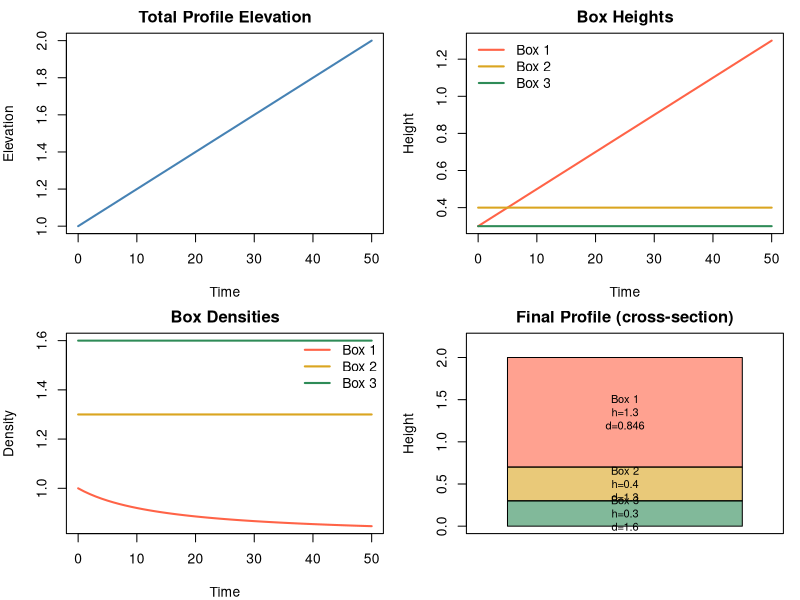

The R source for this figure:
# =============================================================================
# SOIL-BOX MODEL — Scenario 1
# =============================================================================
# A simple 1-D soil-profile model with three vertically stacked boxes (layers).
# The profile has a fixed width and depth of 1, so each box's volume equals its
# height.  At every time step a fixed volume of material with a given density is
# added to the top box and fully incorporated, which changes the box's mass,
# density, and height (and therefore the total profile elevation).
#
# Key relationship (width = depth = 1):
#   mass   = density × height
#   height = mass / density
#
# When new material is added to the top box:
#   new_mass   = old_mass + (input_volume × input_density)
#   new_volume = old_volume + input_volume          [= new_height]
#   new_density = new_mass / new_volume
#
# The total elevation of the profile is the sum of all box heights.
# =============================================================================

# ── USER-CONFIGURABLE PARAMETERS ─────────────────────────────────────────────

# Initial box properties (box 1 = top, box 3 = bottom)
box_heights   <- c(0.3, 0.4, 0.3)   # initial height of each box  [length units]
box_densities <- c(1.0, 1.3, 1.6)   # initial density of each box [mass / volume]

# Material input
input_volume  <- 0.02   # volume of material added to the top box each step
input_density <- 0.8    # density of the added material

# Time configuration
n_steps <- 50           # number of time steps to simulate
dt      <- 1            # length of each time step (for labelling; model is discrete)

# ── DERIVED INITIAL STATE ────────────────────────────────────────────────────

n_boxes    <- length(box_heights)
box_masses <- box_densities * box_heights   # mass = density × height (vol = height)

# ── STORAGE FOR OUTPUT ───────────────────────────────────────────────────────

# Matrices: rows = time steps (including t = 0), columns = boxes
height_mat  <- matrix(NA, nrow = n_steps + 1, ncol = n_boxes)
density_mat <- matrix(NA, nrow = n_steps + 1, ncol = n_boxes)
mass_mat    <- matrix(NA, nrow = n_steps + 1, ncol = n_boxes)

# Record the initial state (row 1 = time 0)
height_mat[1, ]  <- box_heights
density_mat[1, ] <- box_densities
mass_mat[1, ]    <- box_masses

# Vector to store total profile elevation at each time
elevation <- numeric(n_steps + 1)
elevation[1] <- sum(box_heights)

# ── SIMULATION LOOP ──────────────────────────────────────────────────────────

for (t in seq_len(n_steps)) {

  # ---- Add material to the top box (box 1) ----
  added_mass      <- input_volume * input_density
  box_masses[1]   <- box_masses[1] + added_mass
  box_heights[1]  <- box_heights[1] + input_volume        # volume added = height added
  box_densities[1] <- box_masses[1] / box_heights[1]      # updated bulk density

  # ---- Store the state for this time step ----
  height_mat[t + 1, ]  <- box_heights
  density_mat[t + 1, ] <- box_densities
  mass_mat[t + 1, ]    <- box_masses
  elevation[t + 1]     <- sum(box_heights)
}

# ── BUILD A TIDY RESULTS DATA FRAME ─────────────────────────────────────────

time_vec <- seq(0, n_steps * dt, by = dt)

results <- data.frame(
  time      = rep(time_vec, times = n_boxes),
  box       = rep(paste0("Box ", 1:n_boxes), each = n_steps + 1),
  height    = as.vector(height_mat),
  density   = as.vector(density_mat),
  mass      = as.vector(mass_mat)
)

elevation_df <- data.frame(
  time      = time_vec,
  elevation = elevation
)

# ── QUICK LOOK AT RESULTS ───────────────────────────────────────────────────

cat("── Initial state ──\n")
print(results[results$time == 0, ])

cat("\n── Final state ──\n")
print(results[results$time == max(time_vec), ])

cat("\n── Elevation: start =", elevation[1],
    " | end =", elevation[n_steps + 1], "──\n")

# ── PLOTTING ─────────────────────────────────────────────────────────────────

par(mfrow = c(2, 2), mar = c(4, 4, 2, 1))

# 1. Total profile elevation over time
plot(time_vec, elevation, type = "l", lwd = 2, col = "steelblue",
     xlab = "Time", ylab = "Elevation",
     main = "Total Profile Elevation")

# 2. Height of each box over time
matplot(time_vec, height_mat, type = "l", lwd = 2, lty = 1,
        col = c("tomato", "goldenrod", "seagreen"),
        xlab = "Time", ylab = "Height",
        main = "Box Heights")
legend("topleft", legend = paste("Box", 1:n_boxes),
       col = c("tomato", "goldenrod", "seagreen"), lwd = 2, bty = "n")

# 3. Density of each box over time
matplot(time_vec, density_mat, type = "l", lwd = 2, lty = 1,
        col = c("tomato", "goldenrod", "seagreen"),
        xlab = "Time", ylab = "Density",
        main = "Box Densities")
legend("topright", legend = paste("Box", 1:n_boxes),
       col = c("tomato", "goldenrod", "seagreen"), lwd = 2, bty = "n")

# 4. Stacked box diagram at final time step (profile cross-section)
final_h <- height_mat[n_steps + 1, ]
final_d <- density_mat[n_steps + 1, ]
box_cols <- c("tomato", "goldenrod", "seagreen")

# Boxes stack from bottom (box 3) to top (box 1)
# Compute the bottom-edge y-coordinate for each box (bottom-up order: 3, 2, 1)
y_bot <- numeric(n_boxes)
stacking_order <- n_boxes:1
cum_h <- 0
for (i in stacking_order) {
  y_bot[i] <- cum_h
  cum_h    <- cum_h + final_h[i]
}

plot(NULL, xlim = c(0, 1), ylim = c(0, cum_h * 1.1),
     xlab = "", ylab = "Height", main = "Final Profile (cross-section)",
     xaxt = "n")

for (i in 1:n_boxes) {
  rect(0.1, y_bot[i], 0.9, y_bot[i] + final_h[i],
       col = adjustcolor(box_cols[i], alpha.f = 0.6), border = "black")
  text(0.5, y_bot[i] + final_h[i] / 2,
       labels = paste0("Box ", i, "\nh=", round(final_h[i], 3),
                        "\nd=", round(final_d[i], 3)),
       cex = 0.8)
}
